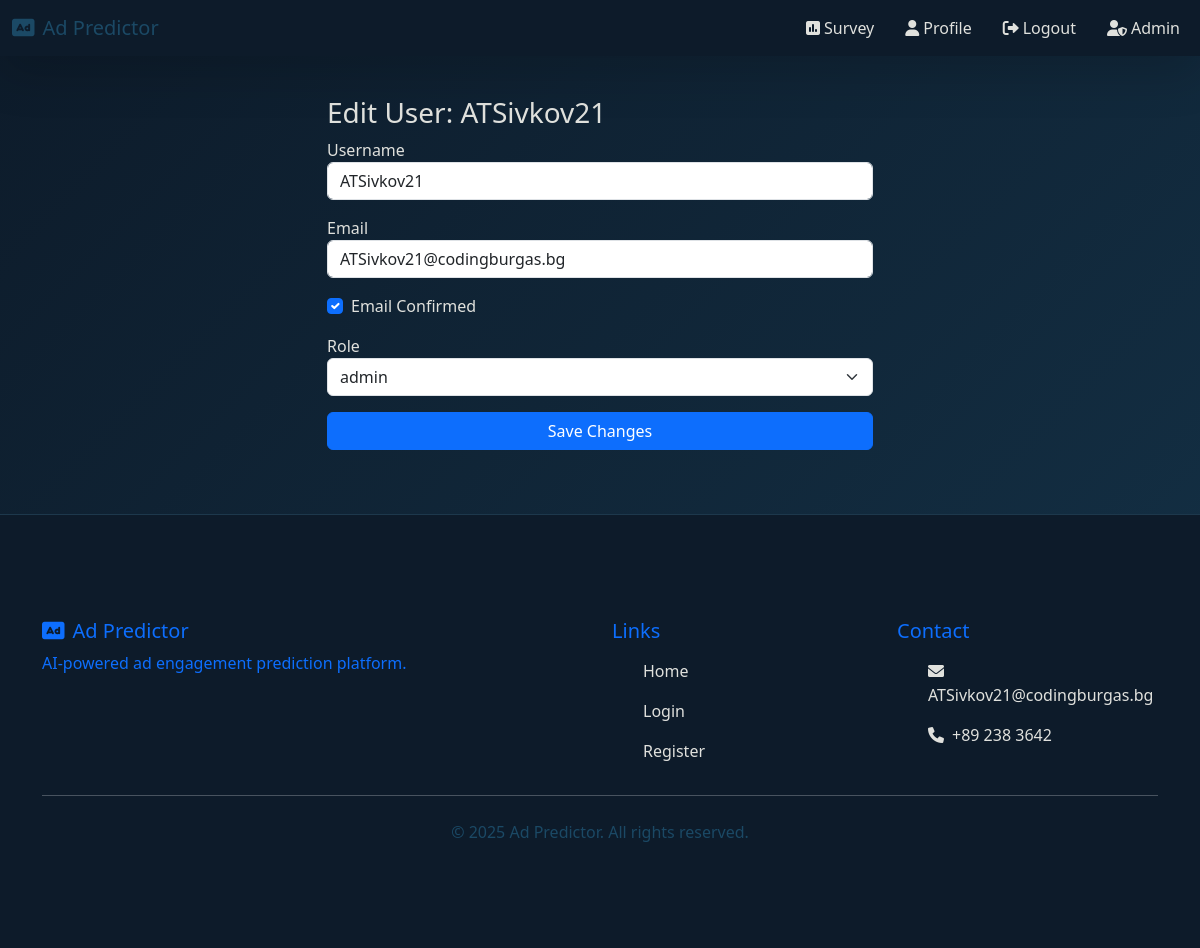
The app's page /admin/edit_user/1 (signed in) with its own data.
### app/models.py (models this page shows, shortened)
class User(UserMixin, db.Model):
    id = db.Column(db.Integer, primary_key=True)  # Уникален ID на потребителя
    username = db.Column(db.String(64), unique=True, nullable=False)  # Потребителско име, задължително и уникално
    email = db.Column(db.String(120), unique=True, nullable=False)  # Имейл, задължителен и уникален
    password_hash = db.Column(db.String(128))  # Хеширана парола
    email_confirmed = db.Column(db.Boolean, default=False)  # Дали имейлът е потвърден (по подразбиране False)
    share_results = db.Column(db.Boolean, default=False)  # Дали потребителят дава съгласие за споделяне на резултати
    role_id = db.Column(db.Integer, db.ForeignKey('role.id'))  # Външен ключ към ролята на потребителя
    survey_responses = db.relationship('SurveyResponse', backref='user', lazy=True)  # Всички отговори на анкети, свързани с този потребител
    ad_clicks = db.relationship('AdClick', backref='user', lazy=True)  # Всички кликвания на реклами от този потребител

### app/admin/routes.py (the view, shortened to what this page needs)
@admin_bp.route('/edit_user/<int:user_id>', methods=['GET', 'POST'])
@login_required
@admin_required
def edit_user(user_id):
    user = User.query.get_or_404(user_id)
    form = EditUserForm(obj=user)
    form.role.choices = [(role.id, role.name) for role in Role.query.all()]
    if request.method == 'GET':
        form.role.data = user.role_id
    return render_template('admin/edit_user.html', form=form, user=user)

### app/forms.py
class EditUserForm(FlaskForm):
    username = StringField('Username', validators=[DataRequired()])  # Поле за потребителско име, задължително
    email = StringField('Email', validators=[Email()])  # Поле за имейл с валидатор
    email_confirmed = BooleanField('Email Confirmed')  # Чекбокс за потвърждение на имейл
    role = SelectField('Role', coerce=int)  # Dropdown for user role selection
    submit = SubmitField('Save Changes')  # Бутон за записване на промените

### app/admin/routes.py (called while the page is built)
def admin_required(f):
    @wraps(f)
    def decorated(*args, **kwargs):
        if not current_user.is_authenticated or current_user.role.name != 'admin':
            flash('Admin access required.', 'danger')
            return redirect(url_for('main.index'))
        return f(*args, **kwargs)
    return decorated

### app/models.py (called while the page is built)
@login_manager.user_loader
def load_user(user_id):
    return User.query.get(int(user_id))  # Връща потребител с дадения ID от базата

### app/admin/templates/admin/edit_user.html (shortened to what this page needs)
{% extends 'layout.html' %}
{% block content %}
<div class="row justify-content-center fade-in-up">
  <div class="col-md-6">
    <h3>Edit User: {{ user.username }}</h3>
    <form method="POST">
      <div class="mb-3">{{ form.username.label }}{{ form.username(class="form-control") }}</div>
      <div class="mb-3">{{ form.email.label }}{{ form.email(class="form-control") }}</div>
      <div class="mb-3 form-check">
        {{ form.email_confirmed(class="form-check-input") }}
        {{ form.email_confirmed.label(class="form-check-label") }}
      </div>
      <div class="mb-3">{{ form.role.label }}{{ form.role(class="form-select") }}</div>
      <div class="mb-3">{{ form.submit(class="btn btn-primary w-100") }}</div>
    </form>
  </div>
</div>
{% endblock %}

### static/css/style.css (style rules this page uses)
.deep-blue-bg { background: linear-gradient(135deg, #0d1b2a 0%, #1b4965 50%, #5fa8d3 100%); background-size: 400% 400%; animation: gradientFlow 15s ease infinite; font-family: 'Segoe UI', Tahoma, Geneva, Verdana, sans-serif; color: #e0e1dd; min-height: 100vh; position: relative; overflow-x: hidden; }
.form-control, .form-select { background-color: rgba(27, 42, 65, 0.7); border: 1px solid rgba(95, 168, 211, 0.3); color: #e0e1dd; backdrop-filter: blur(5px); -webkit-backdrop-filter: blur(5px); transition: all 0.3s ease; }

### records on screen
User: username "ATSivkov21", email "ATSivkov21@codingburgas.bg", email_confirmed "☑", role "admin"
